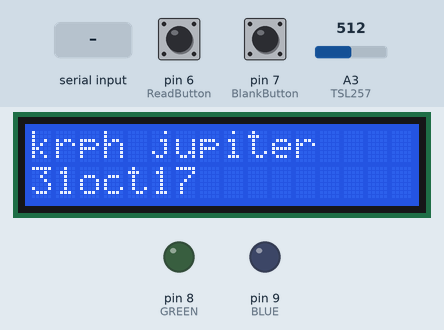
This sketch was run on a simulated Arduino Uno, built with avr-gcc and run on an emulated ATmega328P. Parts: 16×2 character LCD, output pins drawn as LEDs (lit = HIGH). The test bench sets the inputs (shaded band); at power-on: pin 6 (ReadButton) LOW, A3 (TSL257) = 512, pin 7 (BlankButton) LOW. What the sketch prints to the serial monitor is not drawn.

Above: at 3.4 s.
3.5 s: pin 6 (ReadButton) pulled HIGH for 0.15 s
At 4.6 s:
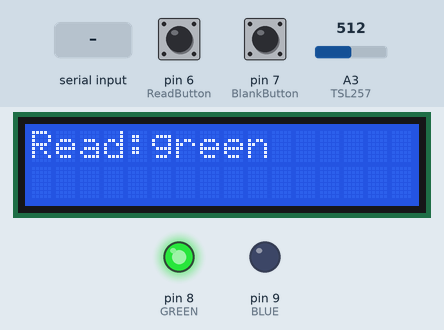
6.6 s: "b" received over Serial
At 9.0 s:
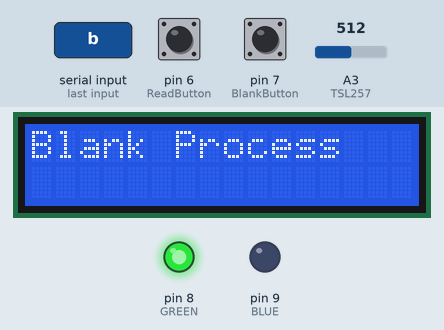
9.6 s: A3 (TSL257) set to 0
At 12.4 s:
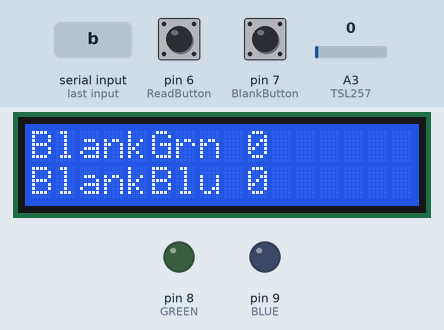
12.6 s: "r" received over Serial
At 15.4 s:
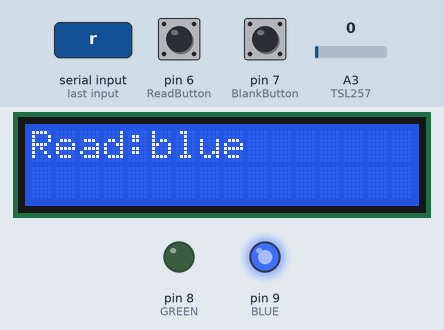
15.6 s: A3 (TSL257) set to 18
At 17.9 s:
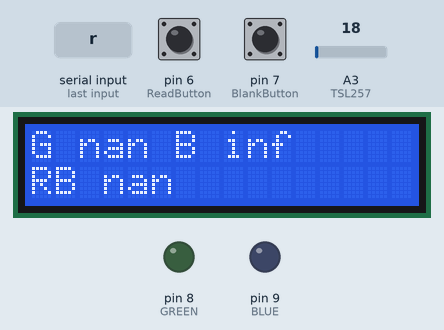
18.2 s: pin 7 (BlankButton) pulled HIGH for 0.15 s
At 21.2 s:
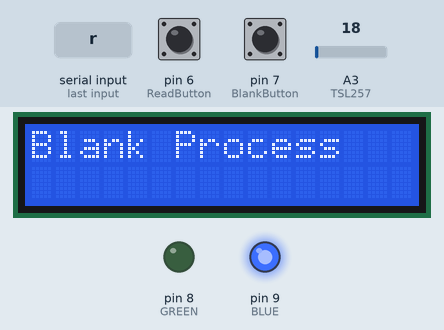
Timing chart, 0 to 22.3 s (numbered marks = the images above; inputs shaded):
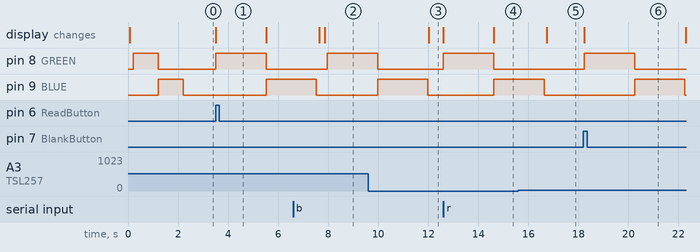

Measured:
- after the input at 3.5 s, pin 8 (GREEN): LOW → HIGH at once, → LOW 2.0 s later; pin 9 (BLUE): LOW → HIGH after 2.0 s; the display: changes at once (image 1)
- after the input at 6.6 s, pin 8 (GREEN): LOW → HIGH after 1.4 s; the display: first differs from a run without the input after 1.3 s (image 2)
- after the input at 9.6 s, the display: changes after 2.4 s (image 3)
- after the input at 12.6 s, pin 8 (GREEN): LOW → HIGH at once, → LOW 2.0 s later; pin 9 (BLUE): LOW → HIGH after 2.0 s; the display: first changes at once (image 4 shows a later state)
- after the input at 15.6 s, the display: changes after 1.1 s (image 5)
- after the input at 18.2 s, pin 8 (GREEN): LOW → HIGH at once, → LOW 2.0 s later; pin 9 (BLUE): LOW → HIGH after 2.0 s, → LOW 2.0 s later; the display: changes at once (image 6)

The sketch:

krph.ino
```cpp
#include <LiquidCrystal.h>   //use LCD library
// 30oct16 : macbook dev platform
// // Rev 1.2.35 30apr17 VCC read function added
//                    use voltages instead of raw to check voltage fluctions
//                    time between shots affect reading and repeat readings cause system to drift!
//                    averaging attempts bias readings in direction of drift (? down)
//                    Green is not as strong as blue ... may need to move in closer?
// 1.2.38 24may17     moved Green to pin 9 - pin 10 may be weak
//                    HP cuvette holder settins  1.7" path 43.8 mm
//
// 2.3.1 25may17     changing versioning  to MakeV.swRev
//                    buildV is the electronics buildV == 2
//                    makeV is the holder make
//                    softV is unit is days worked on SW agains6 buildV.makeV  so today is day 1
//                    flash # - the nth flash with a software change -
//                       all the debugging goes into piling up this #
//2.3.4.1 29jun17    softV change to 4 - calibration version for cuvette V3
//                   flash 1 updates version# and slope/intercept calibration cuvette V3
//2.3.5.1 21aug17    test out SAMPLE 10 -- the original reading method
//2354               serial command processing loop
//2363 24aug17 command processing for single byte commands sent
//  via serial link. implemented r and b
//      recall previous blank    R
//  git repo created 8/27
// serial processing enabled !
//2382 31oct17 - removed pH display on lcd.
// softV 7 -- fix error  Green Blue reversed

#define ProgName "krph"
#define devSystem "jupiter"
#define Build "wirewrap"
#define Pathlength "35mm"
#define Sample "3 ml"
#define FirmwareDate "31oct17"
#define buildV "2"
#define makeV  "3"
#define softV  "8" // 31oct17
#define flash  "3" // Serial command processing test - continue

// 7 temp conv - 8 back to 25 N = 20

#define TSL257 3
// v7  GREEN is 8, BLUE is 9  --- this reverses v6 assignment   LOOK
//#define GREEN 9
//#define BLUE  8
#define GREEN 8
#define BLUE  9
#define BlankButton 7
#define ReadButton  6

LiquidCrystal lcd(12, 11, 5, 4, 3, 2);// LCD pin

//shot parameters
double Samples=100;      //LOOK 2.3.5.1  FROM 200
//double blankSamples = 200; // LOOK 2.3.1.15  --- discontinue blank Samples
int    onDelay = 100;     // turn on LED, onDelay time, read   100 init  500 better
int    ShotDelay = 1000;  // h4 wait between shots 1000   set to 0 in h5  LOOK

// LOOK 2.1.35 change to unsigned int - raw ad reading
unsigned long x1a=0; // Blank
unsigned long y1a=0; // Blank
unsigned long x2a=0; // Read
unsigned long y2a=0; // Read
unsigned long blGreen=0; // backup value  LOOK 2363
unsigned long blBlue=0; // backup value LOOK 2363

// LOOK 2.1.35 voltages of raw ad
double x1aV = 0; //Blank
double x2aV = 0; //Blank
double y1aV = 0; //Read
double y2aV = 0; //Read
double A_1 = 0.000;//absorbance
double A_2 = 0.000;//absorbance
double RB = 0.000; // broadband absorption ratio
double Vcc = 0;
long vala = 0;  //"blank" button value
long valb = 0; //"sample" button value

// VCC compensation for AD v2.1.35
long readVcc() {
  long result;
  // Read 1.1V reference against AVcc
  ADMUX = _BV(REFS0) | _BV(MUX3) | _BV(MUX2) | _BV(MUX1);
  delay(2); // Wait for Vref to settle
  ADCSRA |= _BV(ADSC); // Convert
  while (bit_is_set(ADCSRA,ADSC));
  result = ADCL;
  result |= ADCH<<8;
  result = 1125300L / result; // Back-calculate AVcc in mV
  //Serial.print("debug readVcc result: ");
  //Serial.println( result );
  return result; // Vcc in millivolts
}

// -- this is terrible but I'm rusty --
char * version()
{
  char Version[15];
  strcpy(Version,buildV);
  strcat(Version,"\.");
  strcat(Version,makeV);
  strcat(Version,"\.");
  strcat(Version,softV);
  strcat(Version,"\.");
  strcat(Version,flash);
  return (Version);
}

void showsetup(){
  char ver[15];
  strcpy (ver,version());

  lcd.begin(16, 2);  //Initialize LCD
  lcd.clear();
  lcd.print(ProgName);  //sample code signature - not KRDisplay Mini Spectrophotometer
  lcd.print(" ");
  lcd.print(devSystem);
  lcd.setCursor(0, 1) ;
  lcd.print(FirmwareDate);
  lcd.print(" ");
  lcd.print(ver);
  // delay(1000); //Delay1000ms
  lcd.setCursor(0,1);
  // serial debug output
  Serial.print("Program Name:");
  Serial.println(ProgName);
  Serial.print("Dev System: ");
  Serial.println(devSystem);
  Serial.print("Arduino firmwaredate: ");
  Serial.println (FirmwareDate);
  Serial.print("Build: ");
  Serial.println(Build);
  Serial.print("Pathlength:");
  Serial.println(Pathlength);
  Serial.print("Sample Size: ");
  Serial.println(Sample);
  Serial.print("N Shots per Sample: ");
  Serial.println(Samples,0);
  Serial.print("Version: ");
  Serial.println(ver);
  Serial.println("Target pH range: 7.6 - 8.2");
  Serial.print("Vcc: ");
  Serial.println(Vcc);

}

void setup()
{
  Serial.begin(9600);
  Vcc = readVcc()/1000.0;
  showsetup();
  pinMode(BlankButton,INPUT); //setup blank button
  pinMode(ReadButton,INPUT);//setup sample button
  pinMode(BLUE,OUTPUT);
  pinMode(GREEN,OUTPUT);
  // green flashes first for second
  digitalWrite(GREEN,HIGH);
  delay (1000);
  digitalWrite(GREEN,LOW);
  digitalWrite(BLUE,HIGH);
  delay (1000);
  digitalWrite(BLUE,LOW);

}


void blankProcess()
{
    lcd.clear(); //clear
    lcd.print("Blank Process");
    Serial.println("\nBlank Process Start");
    Serial.println("values should be from 600 to 900");
    Serial.println("adjust with potentiometers as needed");

    //analogWrite(GREEN,10);
    // GREEN =  x
    blGreen = x1a;  // store backup value v2363
    blBlue = y1a;


    x1a = 0;
    x1aV = 0;
    unsigned int x = 0;

    digitalWrite(GREEN,HIGH);//Green
    delay (2000);
    for(int i=0; i<Samples; i++){
      x1a += analogRead(TSL257);
    }
    digitalWrite(GREEN,LOW);

    x1a /= Samples ; //read the blank - avg

    // BLUE == y
    y1a = 0;
    unsigned int y=0;
    y1aV =0;

    digitalWrite(BLUE,HIGH);//Blue
    delay (2000);
    for(int i=0; i<Samples; i++){
      y1a  += analogRead(TSL257);
    }
    digitalWrite(BLUE,LOW);

    y1a /=  Samples;  // avg Read
    y1aV /=  Samples;


    Serial.print("GREEN Avg x1a ");
    Serial.print (x1a);

    Serial.print (" BLUE Avg y1a ");
    Serial.println (y1a);

    Serial.print("GBAVG ");

    Serial.print(x1a);
    Serial.print(" ");
    Serial.println(y1a);

    double  BluGrnRatio = (double) y1a/ (double) x1a;  // 2355
    Serial.print ("Blue/Green Ratio: ");
    Serial.println (BluGrnRatio);
    Serial.println("Blank Process End\n-----");


    // LCD Display

    lcd.clear(); //clear
    lcd.print("BlankGrn ");
    lcd.print(x1a);
    //lcd.print(" ");
    //lcd.print(x1aV);
    lcd.setCursor(0, 1) ;
    lcd.print("BlankBlu ");
    lcd.print(y1a);
}
// ---------------------end blankProcess-----------------------

void readProcess ()
{
    lcd.clear(); //clear
    lcd.print("Read:green");

    Serial.println("\nRead Process Begin\nRead:green");
    x2a = 0;
    x2aV = 0;

    digitalWrite(GREEN,HIGH);
    delay(2000);
    for(int i=0; i<Samples; i++){
      x2a += analogRead(TSL257);
    }
    digitalWrite(GREEN,LOW);

    x2a/= Samples; // green

    lcd.clear();
    lcd.print("Read:blue");
    Serial.println("Read:blue");
    y2a = 0;
    y2aV =0;

    digitalWrite(BLUE,HIGH);
    delay (2000);
    for(int i=0; i<Samples; i++){
      y2a += analogRead(TSL257);  //look capture ar and monitor
    }
    digitalWrite(BLUE,LOW);

    y2a /= Samples; // blue
    y2aV /= Samples;

    A_1 = log((float)x1a/(float)x2a)/(log(10));//calculate the absorbance  green
    A_2 = log((float)y1a/(float)y2a)/(log(10));//calculate the absorbance  blue

    RB = A_1 / A_2;

    // -------AVERAGES 2.3.3.2 23jun17 ------
    Serial.print("Green Read Average ar and v : ");
    Serial.println(x2a);

    Serial.print("Blue Read Average  ar and v : ");
    Serial.println(y2a);

    Serial.print("GBAVG ");
    Serial.print(x2a);
    Serial.print(" ");
    Serial.println(y2a);
    Serial.println(" ");


    Serial.print ("GREEN absp A_1: ");
    Serial.println (A_1);
    Serial.print ("BLUE absp A_2: ");
    Serial.println (A_2);


    Serial.print("RB Absoption Ratio (A_1/A_2): ");  // Absb ration  of green/blue
    Serial.println(RB);

/*
    // may 3 2017 calibration
    double slope = 0.456526118;
    double intercept = 0.490052692;
    double r2 = 0.995939;

    // use the b yang calibration !! LOOK
    slope = 1.1892;
    intercept = -0.3079;
*/

    // v4 -- Callibration 6/29/17 -----
    double slope  = 1.4638237329;
    double intercept = -0.5741381289;
    double r2 = 0.9974126932;
    // LOOK reverse intercept polarity
    // LOOK use Bo Yang see what happens  31octy17  testing
    //slope = 1.1892;
    //intercept = -0.3079;

    double RN = slope * RB + intercept;  // RN correction default from EQ 8 B Yang

    // double pH, equConstant,R, e1,e2,e3, e23; // WHOA ERROR --R!
    double pH, equConstant, e1,e2,e3, e23;
    double  T, S, Tc ;  // temp and salinity
    // set default values for S and T
    // for salinity S values from 20 to 40
    // for temperatures T from 278.15 K to 308.15 K
    S =  33.3;
    S = 34.8;

    Tc = 27.7; // pH is .03 units higher than at 25
    Tc = 25.0;

    T = 273.15 + Tc;
    //T =  298.2; // 25C
    // eq 5
    e1 = -0.007762 + (4.5174 / pow(10.0,5.0)) * T;
    e23 = -0.020813 + (2.60262 / pow (10.0,4.0))*T + (1.0436 / pow (10.0,4.0)) * (S-35) ;

    // eq 7   equilibrium constant and components a,b,c,d  equConstant
    double a,b,c,d;

    a = -246.64209 + 0.315971 * S + (2.8855/pow (10.0,4.0)) * S * S ;
    b= 7229.23864 - 7.098137* S - 0.057034 * S * S;
    c = 44.493382-0.052711 * S;
    d = 0.0781344;
    equConstant = a + b / T + c * log(T) - d*T;  // log is the natural log ln

    pH = equConstant +  log10 (( RN - e1)/(1-RN*e23) );  // assume the COMMON LOG

    //lcd.clear();
    //lcd.setCursor(0,0);
    //lcd.print("RB ");  // Absb ration  of green/blue
    //lcd.print(RB,2);
    //lcd.print(" RN ");
    //lcd.print(RN,2);

    //lcd.setCursor(0,1);
    //lcd.print("PH ");
    //lcd.print(pH,3);
    // LOOK New code 2382 31oct17
    lcd.clear();
    lcd.setCursor(0,0); // absorption
    lcd.print("G "); lcd.print(A_1,3); lcd.print(" B ");lcd.print(A_2,3);
    lcd.setCursor(0,1);
    lcd.print("RB ");lcd.print(RB,4); //lcd.print(" pH ");lcd.print(pH,3);

    Serial.print("x1a ");
    Serial.println(x1a);
    Serial.print("x2a ");
    Serial.println(x2a);
    Serial.print("y1a ");
    Serial.println(y1a);
    Serial.print("y2a ");
    Serial.println(y2a);

    Serial.print("RB ");
    Serial.println(RB);
    char buf[25];
    char fpstr[12];
    dtostrf(RB,7,3,fpstr);
    sprintf(buf,"test RB %s",fpstr);
    Serial.println(buf);

    Serial.print("Absorption G ");
    Serial.print(A_1,3);  // green absb
    Serial.print("(");
    Serial.print(x2a);
    Serial.println(")");
    // Serial.setCursor(0, 1) ;
    Serial.print("Absorption B ");
    Serial.print(A_2,3);  // blue absb
    Serial.print("(");
    Serial.print(y2a);
    Serial.println(")\n");
    // delay (2000);
    // Serial.clear();

    Serial.print("Temp K: ");
    Serial.println(T);
    Serial.print("Salinity: ");
    Serial.println(S);
    Serial.print("Absorption Ratio RB: ");  // Absb ration  of green/blue
    Serial.println(RB,3);
    Serial.print("Estimated RN:        ");
    Serial.println(RN,3);
    Serial.print("PH: ");
    Serial.println(pH,3);
    Serial.println(" "); // needed to clear serial buffer
}
// ---------------------end readProcess-----------------------


// LOOK
char incomingChar = 'S';    // for incoming serial data

void loop ()
{
  double  T, S, Tk, Tc ;  // temp and salinity
    // set default values for S and T
    // for salinity S values from 20 to 40
    // for temperatures T from 278.15 K to 308.15 K
  S =  33.3;
  S = 34.8;
  Tc = 27.7; // pH is .03 units higher than at 25
  Tc = 25.0;
  Tk = 273.15 + Tc;
  T = Tk;

  // LOOK serial listener
  if (Serial.available() > 0) {
     incomingChar = Serial.read(); // char at a time
     Serial.print("krph received char: ");
     Serial.println(incomingChar);
  }

  if (incomingChar == 'S') {
     Serial.println("------- krph Start -----");
     incomingChar = 'A';
  }

  if (incomingChar == 'b')
  {

    blankProcess();
    incomingChar = 'x';

  }
  if (incomingChar == 'B')
  {
     // restore previous Blank
     x1a = blGreen;
     y1a = blBlue;
  }
  if (incomingChar == 'r')
  {
    readProcess();
    incomingChar = 'y';
  }

  if (digitalRead(BlankButton) == HIGH)
  {
    blankProcess();
    incomingChar = 'z';
  }  // Blank Button End

  if (digitalRead(ReadButton) == HIGH)
  {
    readProcess();
    incomingChar ='Z';
  }

} // end Loop
```
